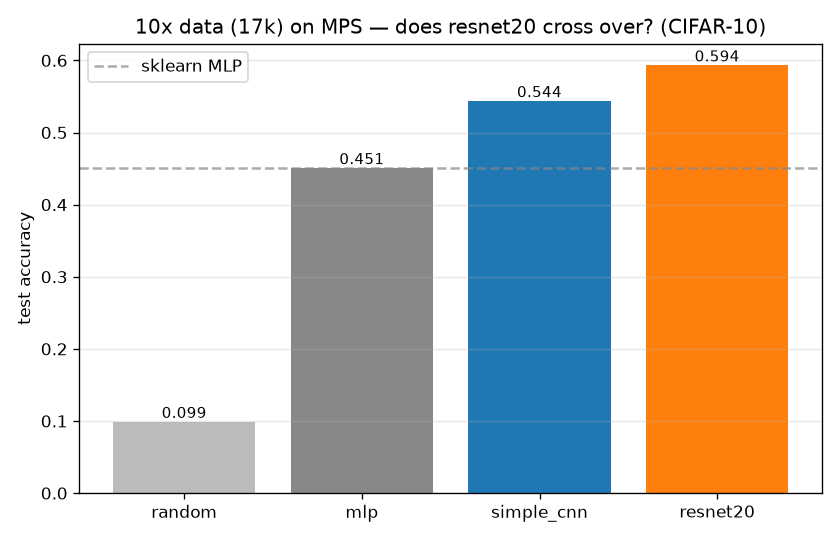

Write Python code to recreate this figure.
# Copyright (c) 2026 Pointmatic
# SPDX-License-Identifier: Apache-2.0
"""10x data scale-up on hardware acceleration — does resnet20 cross over? (Story H.f.6).

H.f.5 showed the canonical `resnet20` stays data-starved on the 1,700-image subset.
This runner re-runs the field on the **10x** DR instance (`cifar10-base-10x.yaml`,
17,000 train) with the CNNs on **MPS** (Apple-silicon hardware acceleration) under
the dynamic regime (cosine schedule + early stopping), to test whether `resnet20`
finally clears the sklearn MLP.

The sklearn / random baselines stay on cpu (they only support cpu; `device: mps`
would fail validator check 20). Each point is materialized through the public
surface into a temp cache.

Run (from the repo root, with the 10x instance materialized under ./data):

    pyve env run smoke-pytorch -- python scripts/experiments/scale_crossover.py
"""

from __future__ import annotations

import logging
import tempfile
from dataclasses import dataclass
from pathlib import Path
from typing import Any

_REPO_ROOT = Path(__file__).resolve().parents[2]
_OUT_DIR = Path(__file__).resolve().parent
_DATA_ROOT = "data"
_DR_10X = "recipes/cifar10-base-10x.yaml"
_DEVICE = "mps"
_PATIENCE = 5


@dataclass(frozen=True)
class Point:
    """One model in the 10x comparison."""

    label: str
    base_recipe: str
    arch_type: str | None = None  # override Architecture.type (e.g. resnet20)
    ceiling: int | None = None  # epoch ceiling for the accelerated CNNs
    accelerated: bool = False  # device=mps + the dynamic cosine/early-stop regime


#: The decisive comparison: random + sklearn MLP (cpu) vs simple_cnn + resnet20
#: (MPS, dynamic regime) on the 10x data. Does resnet20 clear the MLP now?
LADDER: list[Point] = [
    Point("random", "recipes/cifar10_random.yml"),
    Point("mlp", "recipes/cifar10_mlp.yml"),
    Point("simple_cnn", "recipes/cifar10_cnn.yml", ceiling=40, accelerated=True),
    Point(
        "resnet20", "recipes/cifar10_cnn.yml", arch_type="resnet20", ceiling=40, accelerated=True
    ),
]


def build_recipe(point: Point, dr_recipe: str = _DR_10X) -> dict[str, Any]:
    """Build the materialize-ready recipe for `point`, bound to `dr_recipe`.

    Defaults to the 10x DR instance (H.f.6); H.f.7 reuses this with the full-dataset
    recipe.
    """
    import yaml

    recipe: dict[str, Any] = yaml.safe_load(
        (_REPO_ROOT / point.base_recipe).read_text(encoding="utf-8")
    )
    recipe.pop("variants", None)
    recipe["Data"] = {"recipe": dr_recipe}  # bind the chosen DR instance
    if point.arch_type is not None:
        recipe["Architecture"] = {"type": point.arch_type, "num_classes": 10, "in_channels": 3}
    if point.accelerated:
        recipe["Optimizer"]["schedule"] = {"op": "cosine", "T_max": point.ceiling}
        recipe["Training"]["max_epochs"] = point.ceiling
        recipe["Training"]["device"] = _DEVICE
        recipe["Training"]["early_stopping"] = {
            "monitor": "val_loss",
            "mode": "min",
            "patience": _PATIENCE,
        }
    return recipe


def render_table(rows: list[tuple[str, float, int]]) -> str:
    """Render `(label, test_accuracy, epochs_run)` as a Markdown table (run 0 → '—')."""
    lines = ["| model | test accuracy | epochs run |", "|---|---:|---:|"]
    for label, acc, epochs_run in rows:
        run = "—" if epochs_run == 0 else str(epochs_run)
        lines.append(f"| {label} | {acc:.4f} | {run} |")
    return "\n".join(lines)


def _materialize(point: Point, dr_recipe: str = _DR_10X) -> tuple[float, int]:
    import pandas as pd  # type: ignore[import-untyped]
    import yaml

    from modelfoundry import ModelFoundry
    from modelfoundry.core.config import RuntimeConfig

    recipe = build_recipe(point, dr_recipe)
    tmp = Path(tempfile.mkdtemp())
    recipe_path = tmp / "recipe.yml"
    recipe_path.write_text(yaml.safe_dump(recipe), encoding="utf-8")
    config = RuntimeConfig(cache_root=tmp / "cache")
    instance = ModelFoundry.from_recipe(
        str(recipe_path), data=_DATA_ROOT, config=config
    ).materialize()
    acc = float(instance.evaluation["test"]["accuracy"])
    history = Path(instance.path) / "training" / "history.parquet"
    epochs_run = len(pd.read_parquet(history)) if history.exists() else 0
    return acc, epochs_run


def _save_figure(
    rows: list[tuple[str, float, int]],
    path: Path,
    title: str = "10x data (17k) on MPS — does resnet20 cross over? (CIFAR-10)",
) -> None:
    import matplotlib

    matplotlib.use("Agg")
    import matplotlib.pyplot as plt

    labels = [label for label, _, _ in rows]
    accs = [acc for _, acc, _ in rows]
    mlp_acc = next((acc for label, acc, _ in rows if label == "mlp"), None)

    fig, ax = plt.subplots(figsize=(7, 4.5))
    bars = ax.bar(labels, accs, color=["#bbbbbb", "#888888", "#1f77b4", "#ff7f0e"][: len(rows)])
    for bar, acc in zip(bars, accs, strict=True):
        ax.text(
            bar.get_x() + bar.get_width() / 2, acc + 0.005, f"{acc:.3f}", ha="center", fontsize=9
        )
    if mlp_acc is not None:
        ax.axhline(mlp_acc, color="#888888", linestyle="--", alpha=0.7, label="sklearn MLP")
        ax.legend()
    ax.set_ylabel("test accuracy")
    ax.set_title(title)
    ax.grid(True, axis="y", alpha=0.3)
    fig.tight_layout()
    fig.savefig(path, dpi=120)
    plt.close(fig)


def main() -> None:
    logging.disable(logging.INFO)
    rows: list[tuple[str, float, int]] = []
    for point in LADDER:
        acc, epochs_run = _materialize(point)
        rows.append((point.label, acc, epochs_run))
        print(f"{point.label:>11}  test={acc:.4f}  epochs_run={epochs_run}", flush=True)

    table = render_table(rows)
    (_OUT_DIR / "scale_crossover_results.md").write_text(table + "\n", encoding="utf-8")
    _save_figure(rows, _OUT_DIR / "scale_crossover.png")
    print("\n" + table)


if __name__ == "__main__":
    main()
